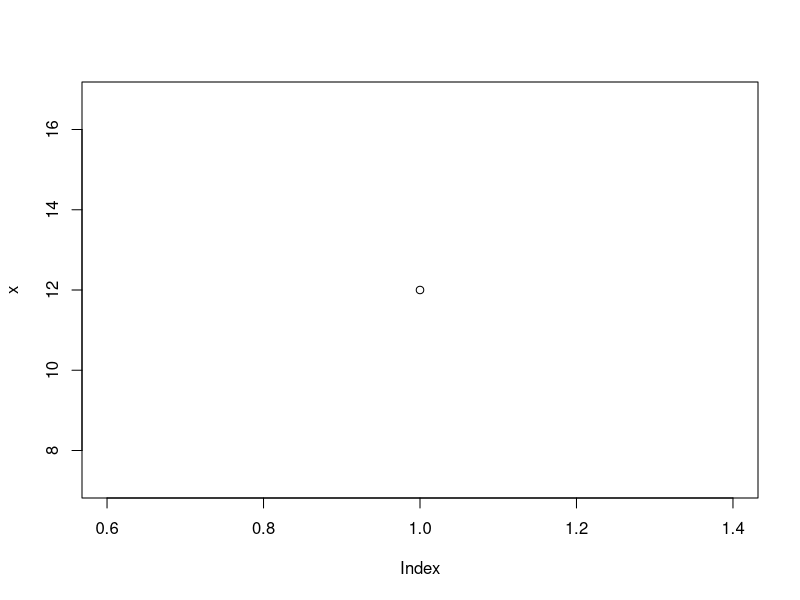

This figure's R source:
## ---- chunk 1
knitr::opts_chunk$set(echo = TRUE)
## ---- chunk 2

x <- 3 * 4
x
plot(x)

